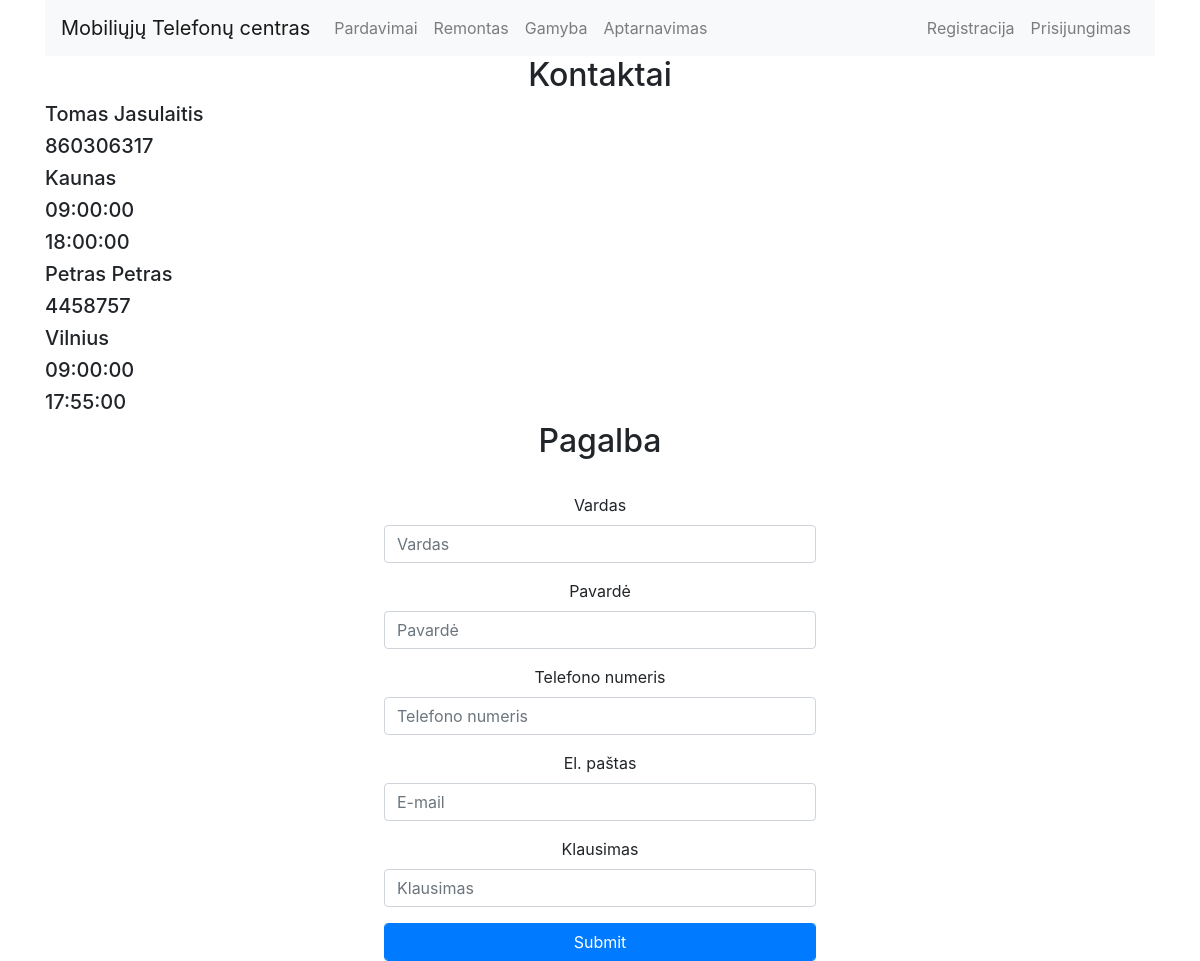
The app's page /views/support/contacts.php with its own data.
### tables this page shows
CREATE TABLE `contacts` (
  `id` int(10) NOT NULL,
  `first_name` varchar(15) NOT NULL,
  `last_name` varchar(20) NOT NULL,
  `phone_number` int(10) NOT NULL,
  `location` varchar(40) NOT NULL,
  `work_hours_start` time NOT NULL,
  `work_hours_finish` time NOT NULL
);

### views/support/contacts.php (the view, shortened to what this page needs)
<?php
	$dbc = mysqli_connect('localhost', 'stud', 'stud', 'informacines_sistemos');
	$sql = "SELECT * FROM contacts";
	$result = mysqli_query($dbc, $sql);
	include_once '../header.php';
?>
<section class="container">
  <h1 class="h2 text-center">Kontaktai</h1>
  <?php
  while($row = mysqli_fetch_assoc($result))
		{
  echo '
  <p class="h5">'.$row['first_name'].' '.$row['last_name'].'</p>
  <p class="h5">'.$row['phone_number'].'</p>
  <p class="h5">'.$row['location'].'</p>
  <p class="h5">'.$row['work_hours_start'].'</p>
  <p class="h5">'.$row['work_hours_finish'].'</p>
	';
  };
  ?>
  <h1 class="h2 text-center">Pagalba</h1>
  <br>
  <section class="container">
  <form method="post" action="../../controllers/support/proc_support.php">
   <div class="text-center" style="margin-right:30%; margin-left:30%">
    <div class="form-row">
      <div class="form-group col-md-12">
        <label for="first_name">Vardas</label>
        <input type="text" class="form-control" name="first_name" placeholder="Vardas">
      </div>
      <div class="form-group col-md-12">
        <label for="last_name">Pavardė</label>
        <input type="text" class="form-control" name="last_name" placeholder="Pavardė">
      </div>
      <div class="form-group col-md-12">
        <label for="phone_number">Telefono numeris</label>
        <input type="tel" class="form-control" name="phone_number" placeholder="Telefono numeris">
      </div>
      <div class="form-group col-md-12">
        <label for="email">El. paštas</label>
        <input type="text" class="form-control" name="email" placeholder="E-mail">
      </div>
	<div class="form-group col-md-12">
        <label for="question">Klausimas</label>
        <input type="text" class="form-control" name="question" placeholder="Klausimas">
      </div>
    </div>
      <button type="submit" name="submit" class="btn btn-primary form-control">Submit</button>
</div>
  </form>
</section>
<?php
	include_once '../footer.php';
?>

### views/header.php (shortened to what this page needs)
<!DOCTYPE html>
<html lang="en">
<head>
  <link rel="stylesheet" href="https://stackpath.bootstrapcdn.com/bootstrap/4.1.3/css/bootstrap.min.css">
</head>
<body>
  <div class="container">
    <nav class="navbar navbar-expand-lg navbar-light bg-light">
      <?php echo '
      <a class="navbar-brand" href="'.$_SESSION['prefix'].'index.php">Mobiliųjų Telefonų centras</a>
      '; ?>
      <div class="collapse navbar-collapse" id="navbarNav">
        <ul class="nav navbar-nav">
          <?php echo '
          <li class="nav-item '.($_SESSION['currentPage']==="sales"? " active" : "").'">
            <a class="nav-link" href="Sales.html">Pardavimai</a>
          </li>
          <li class="nav-item '.($_SESSION['currentPage']==="repair"? " active" : "").'">
          <a class="nav-link" href="'.$_SESSION['prefix'].'views/repairment/repairmentMain.php">Remontas</a>
          </li>
          <li class="nav-item '.($_SESSION['currentPage']==="production"? " active" : "").'">
            <a class="nav-link" href="Production.html">Gamyba</a>
          </li>
 	<li class="nav-item '.($_SESSION['currentPage']==="supportMain"? " active" : "").'">
              <a class="nav-link" href="'.$_SESSION['prefix'].'views/support/supportMain.php">Aptarnavimas</a>
          </li>
          '; ?>
        </ul>
        <ul class="nav navbar-nav ml-auto">
          <?php
          if (isset($_SESSION['email'])) {
            echo '
            <li class="nav-item '.($_SESSION['currentPage']==="userActions"? " active" : "").'">
            <a class="nav-link" href="'.$_SESSION['prefix'].'views/userManagement/userActions.php">Vartotojo veiksmai</a>
            </li>
            <li class="nav-item">
            <a class="nav-link" href="'.$_SESSION['prefix'].'controllers/userManagement/proc_logout.php">Atsijungti</a>
            </li>
            ';
          } else {
            echo '
            <li class="nav-item '.($_SESSION['currentPage']==="registration"? " active" : "").'">
              <a class="nav-link" href="'.$_SESSION['prefix'].'views/userManagement/registration.php">Registracija</a>
            </li>
            <li class="nav-item '.($_SESSION['currentPage']==="login"? " active" : "").'">
              <a class="nav-link" href="'.$_SESSION['prefix'].'views/userManagement/login.php">Prisijungimas</a>
            </li>
            ';
            } ?>
        </ul>
      </div>
    </nav>
  </div>

### views/footer.php (shortened to what this page needs)
  </body>
</html>

### records on screen
contacts: first_name "Tomas", last_name "Jasulaitis", phone_number "860306317", location "Kaunas", work_hours_start "09:00:00", work_hours_finish "18:00:00"
contacts: first_name "Petras", last_name "Petras", phone_number "4458757", location "Vilnius", work_hours_start "09:00:00", work_hours_finish "17:55:00"
